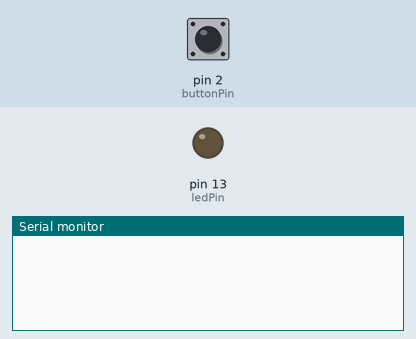
This sketch was run on a simulated Arduino Uno, built with avr-gcc and run on an emulated ATmega328P. On the bench: output pins drawn as LEDs (lit = HIGH), the last lines printed to the serial monitor. The inputs (shaded band) are chosen by the test bench; at power-on: pin 2 (buttonPin) LOW.

Above: at 1.2 s.
1.3 s: pin 2 (buttonPin) pulled HIGH for 0.15 s
At 1.43 s:
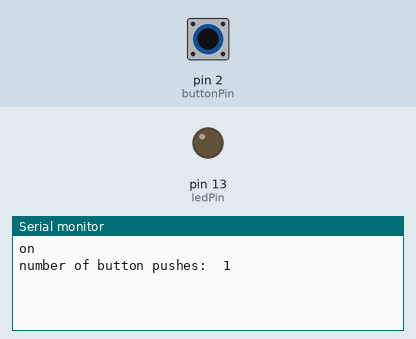
At 1.9 s:
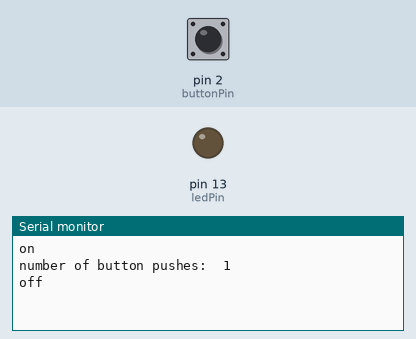

The sketch:

Button_push_counter.ino
```cpp
int buttonPushCounter = 0;
int buttonState = 0;
int lastButtonState = 0;

int buttonPin = 2;
int ledPin = 13;


void setup()
{
  pinMode(buttonPin, INPUT);
  pinMode(ledPin, OUTPUT);
  Serial.begin(9600);
}


void loop()
{
  buttonState = digitalRead(buttonPin);

  if(buttonState != lastButtonState){
    if(buttonState == HIGH){
      buttonPushCounter++;
      Serial.println("on");
      Serial.print("number of button pushes:  ");
      Serial.println(buttonPushCounter);
    }
    else{
      Serial.println("off");
    }
  }

  lastButtonState = buttonState;
}
```

Measured:
- after the input at 1.3 s, the serial monitor: prints a new line at once (image 1)
